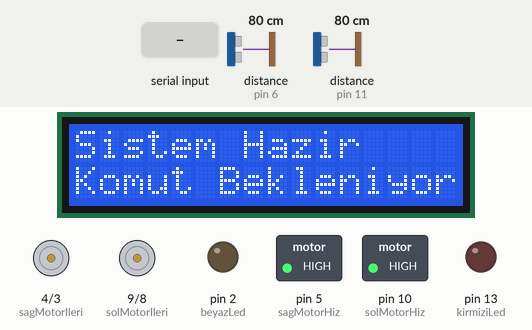
Bench run of a sketch on a simulated Arduino Uno, built with avr-gcc and run on an emulated ATmega328P. Parts: 16×2 character LCD, motor-driver pin pairs drawn as motors (green arrow = first pin HIGH = forward, orange = second pin HIGH = backward, longer = more drive), switched loads named in the sketch (green lamp = pin HIGH), output pins drawn as LEDs (lit = HIGH). Wiring (inferred from the names in the program): 2 × ultrasonic range finder: trigger pin 7, echo pin 6 / trigger pin 12, echo pin 11. Dashed ring = blinking. The test bench sets the inputs (shaded band); at power-on: distance to the obstacle (sensors on pin 6, pin 11) 80 cm. The echo pulse lasts 58.3 µs per cm; pins used as bus, display or sensor lines are not drawn; what the sketch prints to the serial monitor is not drawn.

Above: at 1.3 s.
1.4 s: "s" received over Serial
At 1.64 s:
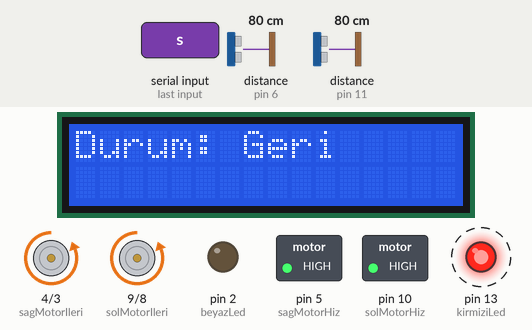
3.9 s: distance to the obstacle (sensor on pin 6) set to 24 cm
At 4.19 s:
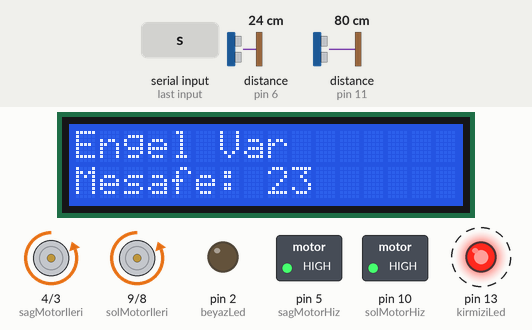
6.1 s: distance to the obstacle (sensor on pin 6) set to 20 cm
At 6.5 s:
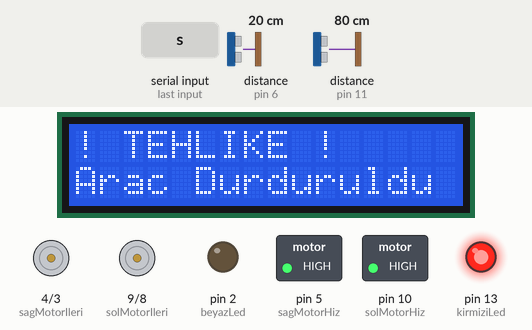
7.7 s: "w" received over Serial
At 8.3 s:
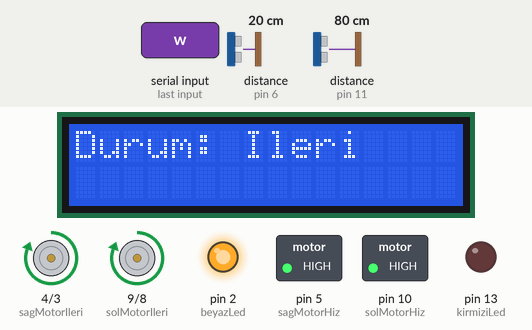
9.2 s: "a" received over Serial
At 10.4 s:
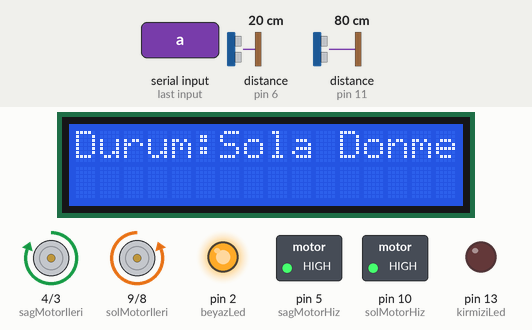
10.7 s: byte 32 (' ') received over Serial
At 11.4 s:
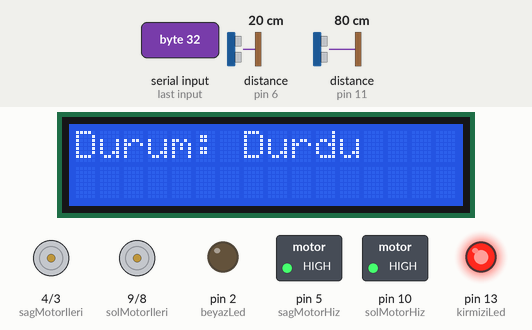
Timing chart, 0 to 13.2 s (numbered marks = the images above; inputs shaded):
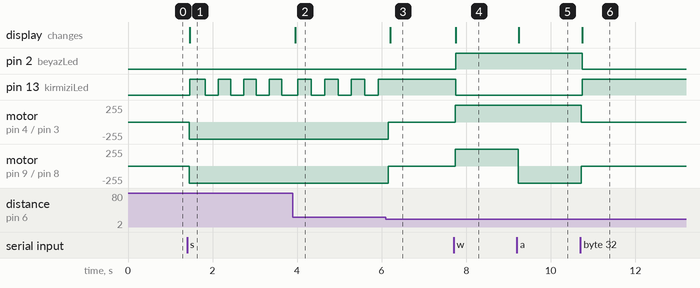

The sketch:

Rover_Control.ino
```cpp
#include <Adafruit_LiquidCrystal.h>
Adafruit_LiquidCrystal lcd(0);

const int solMotorHiz = 10, solMotorIleri= 9, solMotorGeri= 8;
const int sagMotorHiz = 5, sagMotorIleri= 4, sagMotorGeri=3;
const int kirmiziLed= 13, beyazLed= 2;
const int ontrigPin= 12, onechoPin= 11;
const int arkatrigPin= 7, arkaechoPin= 6;
char sonKomut=' ';
unsigned long eskiZaman=0;
bool ledDurumu= LOW;
void setup(){
    pinMode(solMotorHiz, OUTPUT);
    pinMode(solMotorIleri, OUTPUT);
    pinMode(solMotorGeri, OUTPUT);
    pinMode(sagMotorHiz, OUTPUT);
    pinMode(sagMotorIleri, OUTPUT);
    pinMode(sagMotorGeri, OUTPUT);
    pinMode(kirmiziLed, OUTPUT);
    pinMode(beyazLed, OUTPUT);
  	pinMode(ontrigPin, OUTPUT);
  	pinMode(onechoPin, INPUT);
  	pinMode(arkatrigPin, OUTPUT);
  	pinMode(arkaechoPin, INPUT);
  	Serial.begin(9600);
  	analogWrite(solMotorHiz, 255);
    analogWrite(sagMotorHiz, 255);
  	lcd.begin(16,2);
  	lcd.setBacklight(1);
    lcd.clear();
    lcd.setCursor(0,0);
    lcd.print("Sistem Hazir");
  	lcd.setCursor(0,1);
  	lcd.print("Komut Bekleniyor");
    Serial.println("--ROVER SISTEM HAZIR--");
    Serial.println("W: Ileri Git");
    Serial.println("S : Geri Git");
    Serial.println("A : Sola Don");
    Serial.println("D : Saga Don");
    Serial.println("Bosluk (Space) : Durdur");
    Serial.println("----------------------------------");

}
void ileri(){
  digitalWrite(solMotorIleri, HIGH);
  digitalWrite(solMotorGeri, LOW);
  digitalWrite(sagMotorIleri, HIGH);
  digitalWrite(sagMotorGeri, LOW);
  lcd.clear();
  lcd.setCursor(0,0);
  lcd.print("Durum: Ileri");
  digitalWrite(beyazLed, HIGH);
  digitalWrite(kirmiziLed, LOW);
}
void dur(){
  digitalWrite(solMotorIleri, LOW);
  digitalWrite(solMotorGeri, LOW);
  digitalWrite(sagMotorIleri, LOW);
  digitalWrite(sagMotorGeri, LOW);
  lcd.clear();
  lcd.setCursor(0,0);
  lcd.print("Durum: Durdu");
  digitalWrite(beyazLed, LOW);
  digitalWrite(kirmiziLed, HIGH);
}
void geri(){
  digitalWrite(solMotorIleri, LOW);
  digitalWrite(solMotorGeri, HIGH);
  digitalWrite(sagMotorIleri, LOW);
  digitalWrite(sagMotorGeri, HIGH);
  lcd.clear();
  lcd.setCursor(0,0);
  lcd.print("Durum: Geri");
  digitalWrite(beyazLed, LOW);
  digitalWrite(kirmiziLed, HIGH);
}
void solaDon(){
  digitalWrite(solMotorIleri, LOW);
  digitalWrite(solMotorGeri, HIGH);
  digitalWrite(sagMotorIleri, HIGH);
  digitalWrite(sagMotorGeri, LOW);
  lcd.clear();
  lcd.setCursor(0,0);
  lcd.print("Durum:Sola Donme");
  digitalWrite(beyazLed, HIGH);
  digitalWrite(kirmiziLed, LOW);
}
void sagaDon(){
  digitalWrite(solMotorIleri, HIGH);
  digitalWrite(solMotorGeri, LOW);
  digitalWrite(sagMotorIleri, LOW);
  digitalWrite(sagMotorGeri, HIGH);
  lcd.clear();
  lcd.setCursor(0,0);
  lcd.print("Durum: Saga Donme");
  digitalWrite(beyazLed, HIGH);
  digitalWrite(kirmiziLed, LOW);
}
int onMesafeOlc(){
  digitalWrite(ontrigPin, LOW);
  delayMicroseconds(2);
  digitalWrite(ontrigPin, HIGH);
  delayMicroseconds(10);
  digitalWrite(ontrigPin, LOW);
  long gecenSure = pulseIn(onechoPin, HIGH);
  int mesafe = gecenSure*0.034/2;
  return mesafe;
}
int arkaMesafeOlc(){
  digitalWrite(arkatrigPin, LOW);
  delayMicroseconds(2);
  digitalWrite(arkatrigPin, HIGH);
  delayMicroseconds(10);
  digitalWrite(arkatrigPin, LOW);
  long gecenSure = pulseIn(arkaechoPin, HIGH);
  int mesafe = gecenSure*0.034/2;
  return mesafe;
}
void geriLed(){
  unsigned long suankiZaman = millis();
  if ( suankiZaman - eskiZaman >=300){
    eskiZaman = suankiZaman;
    ledDurumu= !ledDurumu;
    digitalWrite(kirmiziLed, ledDurumu);
  }
}

void loop(){
  int onGuncelMesafe= onMesafeOlc();
  int arkaGuncelMesafe= arkaMesafeOlc();

  if( sonKomut=='w'|| sonKomut=='W'){
    if(onGuncelMesafe >0 && onGuncelMesafe <=20){
      dur();
      Serial.println("Acil Fren Yapıldı");
      sonKomut=' ';
      lcd.clear();
      lcd.setCursor(0,0);
      lcd.print("! TEHLIKE !");
      lcd.setCursor(0,1);
      lcd.print("Arac Durduruldu");
    }
    else if (onGuncelMesafe > 20 && onGuncelMesafe<=50){
      lcd.clear();
      lcd.setCursor(0,0);
      lcd.print("Engel Var");
      lcd.setCursor(0,1);
      lcd.print("Mesafe: ");
      lcd.print(onGuncelMesafe);
    }
  }
  if( sonKomut=='s'|| sonKomut=='S'){
    geriLed();
    if(arkaGuncelMesafe >0 && arkaGuncelMesafe <=20){
      dur();
      Serial.println("Acil Fren Yapildi");
      sonKomut=' ';
      lcd.clear();
      lcd.setCursor(0,0);
      lcd.print("! TEHLIKE !");
      lcd.setCursor(0,1);
      lcd.print("Arac Durduruldu");
    }
    else if (arkaGuncelMesafe > 20 && arkaGuncelMesafe<=50){
      lcd.clear();
      lcd.setCursor(0,0);
      lcd.print("Engel Var");
      lcd.setCursor(0,1);
      lcd.print("Mesafe: ");
      lcd.print(arkaGuncelMesafe);
    }
  }

  if(Serial.available() > 0){
    char komut = Serial.read();
    sonKomut= komut;
    if( komut=='w' || komut=='W'){
      ileri();
      Serial.println("Ileri Gidiyor");
    }
    else if( komut=='s' || komut=='S'){
      geri();
      Serial.println("Geri Gidiliyor");
    }
    else if( komut=='a' || komut=='A'){
      solaDon();
      Serial.println("Sola Donuluyor");
    }
    else if( komut=='d' || komut=='D'){
      sagaDon();
      Serial.println("Saga Donuluyor");
    }else if ( komut==' '){
      dur();
      Serial.println("Durduruldu");
    }
  }
  delay(50);
}
```

Measured:
- the behaviour switches between 22 and 21 cm on distance to the obstacle (sensor on pin 6) (found by bisection; images 2 and 3)
- after the input at 1.4 s, pin 13 (kirmiziLed): alternates HIGH for 0.30 s and LOW for 0.30 s, starting after 0.07 s; motor on pin 4 (sagMotorIleri) / pin 3 (sagMotorGeri), motor on pin 9 (solMotorIleri) / pin 8 (solMotorGeri): stopped → backward 255/255 after 0.05 s; the display: changes after 0.07 s (image 1)
- after the input at 3.9 s, the display: changes after 0.06 s (image 2)
- after the input at 6.1 s, pin 13 (kirmiziLed): stops changing and stays HIGH; motor on pin 4 (sagMotorIleri) / pin 3 (sagMotorGeri), motor on pin 9 (solMotorIleri) / pin 8 (solMotorGeri): backward 255/255 → stopped after 0.06 s; the display: changes after 0.10 s (image 3)
- after the input at 7.7 s, pin 2 (beyazLed): LOW → HIGH after 0.05 s; pin 13 (kirmiziLed): HIGH → LOW after 0.05 s; motor on pin 4 (sagMotorIleri) / pin 3 (sagMotorGeri), motor on pin 9 (solMotorIleri) / pin 8 (solMotorGeri): stopped → forward 255/255 at once; the display: changes after 0.05 s (image 4)
- after the input at 9.2 s, motor on pin 9 (solMotorIleri) / pin 8 (solMotorGeri): forward 255/255 → backward 255/255 at once; the display: changes after 0.05 s (image 5)
- after the input at 10.7 s, pin 2 (beyazLed): HIGH → LOW at once; pin 13 (kirmiziLed): LOW → HIGH at once; motor on pin 4 (sagMotorIleri) / pin 3 (sagMotorGeri): forward 255/255 → stopped at once; motor on pin 9 (solMotorIleri) / pin 8 (solMotorGeri): backward 255/255 → stopped at once; the display: changes at once (image 6)
